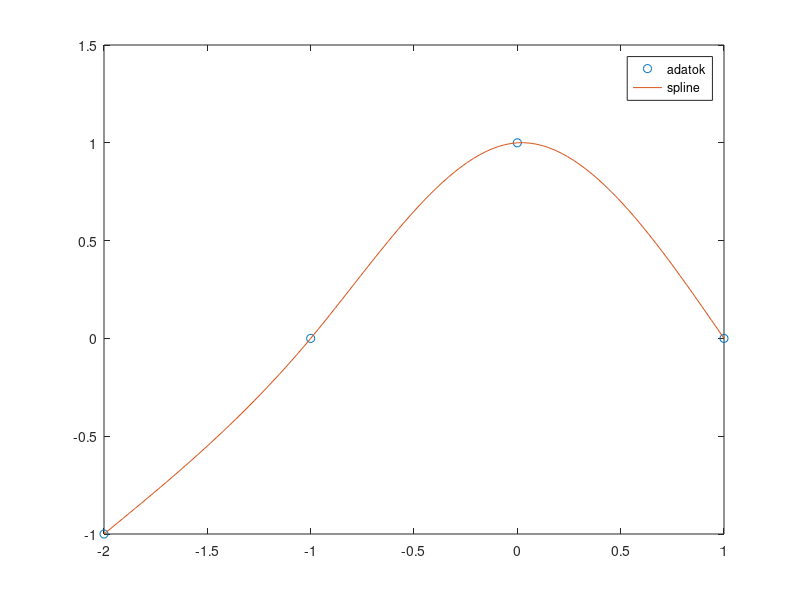

MATLAB code to generate this figure:
% A -2, -1, 0, 1 alappontokon a -1, 0, 1, 0 értéket felvevő függvényt közelítsük
% természetes peremfeltételű harmadfokú spline-nal.
% A spline-t a globális bázisban írjuk fel (egyoldali hatványfüggvényekkel).

% Megoldás:
%
%      xi | -2 | -1 | 0 | 1 
%   f(xi) | -1 |  0 | 1 | 0
%
% n = 3, l = 3 => n + l = 6 (dim)
%
% p(x) = a*x^3 + b*x^2 + c*x + d
%
% S3(x) = a*x^3 + b*x^2 + c*x + d + ß1*(x+1)^3+ + ß2*(x-0)^3+
% S3"(x) = 6*a*x + 2*b + 6*ß1*(x+1)+ + 6*ß2*(x-0)+
%------------------------------------------------------------------
% S3(-2) = -8*a + 4*b - 2*c + d = -1
% S3(-1) = -a + b - c + d = 0
% S3(0) = d + ß1 = 1
% S3(1) = a + b + c + d + 8*ß1 + ß2 = 0
% S3"(-2) = -12*a + 2*b = 0
% S3"(1) = 6*a + 2*b + 12*ß1 + 6*ß2 = 0
%
% (természetes peremfeltétel : S3"(-2) = 0, S3"(1) = 0 )


x = [-2,-1,0,1];
y = [-1,0,1,0];

A = [-8, 4, -2, 1, 0, 0;
     -1, 1, -1, 1, 0, 0;
     0, 0, 0, 1, 1, 0;
     1, 1, 1, 1, 8, 1;
     -12, 2, 0, 0, 0, 0;
     6, 2, 0, 0, 12, 6];

b = [-1,0,1,0,0,0]';
c=A\b;
p = c(1:4);

xx=linspace(-2, 1, 100);
pp = polyval(p,xx);
s1 = max(xx+1,0).^3;
s2 = max(xx-0,0).^3;
ss = pp + s1*c(5) + s2*c(6);
%yy = cos(xx);
plot(x,y,'o',xx, ss)
legend('adatok', 'spline')

